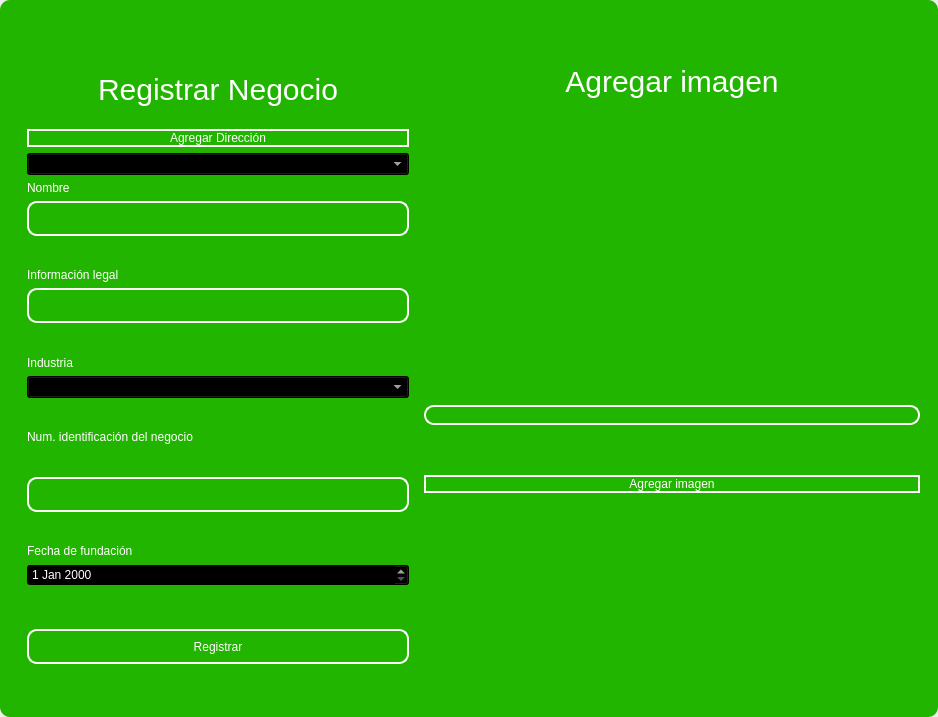
<?xml version="1.0" encoding="UTF-8"?>
<ui version="4.0">
 <class>MainWindow</class>
 <widget class="QMainWindow" name="MainWindow">
  <property name="geometry">
   <rect>
    <x>0</x>
    <y>0</y>
    <width>938</width>
    <height>717</height>
   </rect>
  </property>
  <property name="windowTitle">
   <string>MainWindow</string>
  </property>
  <property name="styleSheet">
   <string notr="true"/>
  </property>
  <widget class="QWidget" name="centralwidget">
   <property name="styleSheet">
    <string notr="true"/>
   </property>
   <layout class="QVBoxLayout" name="verticalLayout">
    <property name="spacing">
     <number>0</number>
    </property>
    <property name="leftMargin">
     <number>0</number>
    </property>
    <property name="topMargin">
     <number>0</number>
    </property>
    <property name="rightMargin">
     <number>0</number>
    </property>
    <property name="bottomMargin">
     <number>0</number>
    </property>
    <item>
     <widget class="QFrame" name="frame">
      <property name="enabled">
       <bool>true</bool>
      </property>
      <property name="styleSheet">
       <string notr="true">QFrame {
	border-radius:10px;
	background-color: rgb(33, 181, 0);
 }
</string>
      </property>
      <property name="frameShape">
       <enum>QFrame::StyledPanel</enum>
      </property>
      <property name="frameShadow">
       <enum>QFrame::Raised</enum>
      </property>
      <layout class="QVBoxLayout" name="verticalLayout_2">
       <item>
        <widget class="QFrame" name="frame_superior">
         <property name="minimumSize">
          <size>
           <width>0</width>
           <height>40</height>
          </size>
         </property>
         <property name="maximumSize">
          <size>
           <width>16777215</width>
           <height>40</height>
          </size>
         </property>
         <property name="styleSheet">
          <string notr="true">QPushButton{
border-radius:18px;
}

QPushButton:hover{
	background-color: rgb(0, 0, 0);
}
</string>
         </property>
         <property name="frameShape">
          <enum>QFrame::StyledPanel</enum>
         </property>
         <property name="frameShadow">
          <enum>QFrame::Raised</enum>
         </property>
         <layout class="QHBoxLayout" name="horizontalLayout_3">
          <property name="spacing">
           <number>4</number>
          </property>
          <property name="leftMargin">
           <number>0</number>
          </property>
          <property name="topMargin">
           <number>0</number>
          </property>
          <property name="rightMargin">
           <number>0</number>
          </property>
          <property name="bottomMargin">
           <number>0</number>
          </property>
          <item>
           <widget class="QPushButton" name="btn_icon">
            <property name="text">
             <string/>
            </property>
            <property name="iconSize">
             <size>
              <width>40</width>
              <height>40</height>
             </size>
            </property>
           </widget>
          </item>
          <item>
           <spacer name="horizontalSpacer_2">
            <property name="orientation">
             <enum>Qt::Horizontal</enum>
            </property>
            <property name="sizeHint" stdset="0">
             <size>
              <width>443</width>
              <height>20</height>
             </size>
            </property>
           </spacer>
          </item>
          <item>
           <widget class="QPushButton" name="bt_minimizar">
            <property name="minimumSize">
             <size>
              <width>38</width>
              <height>38</height>
             </size>
            </property>
            <property name="maximumSize">
             <size>
              <width>38</width>
              <height>38</height>
             </size>
            </property>
            <property name="cursor">
             <cursorShape>PointingHandCursor</cursorShape>
            </property>
            <property name="text">
             <string/>
            </property>
            <property name="icon">
             <iconset>
              <normaloff>image/minus.svg</normaloff>image/minus.svg</iconset>
            </property>
            <property name="iconSize">
             <size>
              <width>38</width>
              <height>38</height>
             </size>
            </property>
           </widget>
          </item>
          <item>
           <widget class="QPushButton" name="bt_maximizar">
            <property name="minimumSize">
             <size>
              <width>38</width>
              <height>38</height>
             </size>
            </property>
            <property name="maximumSize">
             <size>
              <width>38</width>
              <height>38</height>
             </size>
            </property>
            <property name="cursor">
             <cursorShape>PointingHandCursor</cursorShape>
            </property>
            <property name="text">
             <string/>
            </property>
            <property name="icon">
             <iconset>
              <normaloff>image/chevron-up.svg</normaloff>image/chevron-up.svg</iconset>
            </property>
            <property name="iconSize">
             <size>
              <width>38</width>
              <height>38</height>
             </size>
            </property>
           </widget>
          </item>
          <item>
           <widget class="QPushButton" name="bt_restaurar">
            <property name="minimumSize">
             <size>
              <width>38</width>
              <height>38</height>
             </size>
            </property>
            <property name="maximumSize">
             <size>
              <width>38</width>
              <height>38</height>
             </size>
            </property>
            <property name="cursor">
             <cursorShape>PointingHandCursor</cursorShape>
            </property>
            <property name="text">
             <string/>
            </property>
            <property name="icon">
             <iconset>
              <normaloff>image/chevron-down.svg</normaloff>image/chevron-down.svg</iconset>
            </property>
            <property name="iconSize">
             <size>
              <width>38</width>
              <height>38</height>
             </size>
            </property>
           </widget>
          </item>
          <item>
           <widget class="QPushButton" name="bt_cerrar">
            <property name="minimumSize">
             <size>
              <width>38</width>
              <height>38</height>
             </size>
            </property>
            <property name="maximumSize">
             <size>
              <width>38</width>
              <height>38</height>
             </size>
            </property>
            <property name="cursor">
             <cursorShape>PointingHandCursor</cursorShape>
            </property>
            <property name="text">
             <string/>
            </property>
            <property name="icon">
             <iconset>
              <normaloff>image/x.svg</normaloff>image/x.svg</iconset>
            </property>
            <property name="iconSize">
             <size>
              <width>38</width>
              <height>38</height>
             </size>
            </property>
           </widget>
          </item>
         </layout>
        </widget>
       </item>
       <item>
        <widget class="QFrame" name="frame_3">
         <property name="minimumSize">
          <size>
           <width>0</width>
           <height>0</height>
          </size>
         </property>
         <property name="maximumSize">
          <size>
           <width>16777215</width>
           <height>16777215</height>
          </size>
         </property>
         <property name="styleSheet">
          <string notr="true">QLabel {
	color: rgb(255, 255, 254);
	font: 12pt &quot;Arial&quot;;
	background-color: rgba(0, 0, 0,0);
}

QTextEdit{
background-color: rgba(0, 0, 0,0);
border-radius:10px; 
font: 12pt &quot;Arial&quot;;
color: rgb(255, 255, 254);
border: 2px solid  rgb(255, 255, 255);

}

QTextEdit:hover{
background-color: rgba(0, 0, 0,0);
border-radius:10px; 
font: 12pt &quot;Arial&quot;;
border: 2px solid  rgb(120, 0, 171);
}

QTextEdit:focus{
background-color: rgb(0, 0, 0);
border-radius:10px; 
font: 12pt &quot;Arial&quot;;
border: 2px solid rgb(120, 0, 171);
}

QLineEdit{
background-color: rgba(0, 0, 0,0);
border-radius:10px; 
font: 12pt &quot;Arial&quot;;
color: rgb(255, 255, 254);
border: 2px solid  rgb(255, 255, 255);

}

QLineEdit:hover{
background-color: rgba(0, 0, 0,0);
border-radius:10px; 
font: 12pt &quot;Arial&quot;;
border: 2px solid  rgb(120, 0, 171);
}

QLineEdit:focus{
background-color: rgb(0, 0, 0);
border-radius:10px; 
font: 12pt &quot;Arial&quot;;
border: 2px solid rgb(120, 0, 171);
}

QCheckBox{
	font: 12pt &quot;Arial&quot;;
	color: rgb(255, 255, 255);
}

QCheckBox::indicator {
    width: 18px;
    height:18px;
}

QCheckBox::indicator:unchecked {
   background-image: url(image/square.svg);
}

QCheckBox::indicator:checked {
   background-image: url(image/check-square.svg);
}

QPushButton{
border-radius:10px; 
font: 12pt &quot;Arial&quot;;
color: rgb(255, 255, 254);
border: 2px solid #ffffff;
}

QPushButton:hover{
border-radius:10px; 
font: 12pt &quot;Arial&quot;;
color: rgb(255, 255, 255);
border: 2px solid rgb(120, 0, 171);
	background-color: rgb(120, 0, 171);
}
</string>
         </property>
         <property name="frameShape">
          <enum>QFrame::StyledPanel</enum>
         </property>
         <property name="frameShadow">
          <enum>QFrame::Raised</enum>
         </property>
         <layout class="QHBoxLayout" name="horizontalLayout_4">
          <item>
           <layout class="QVBoxLayout" name="verticalLayout_4">
            <property name="rightMargin">
             <number>0</number>
            </property>
            <property name="bottomMargin">
             <number>0</number>
            </property>
            <item>
             <widget class="QLabel" name="label_3">
              <property name="minimumSize">
               <size>
                <width>100</width>
                <height>50</height>
               </size>
              </property>
              <property name="styleSheet">
               <string notr="true">font-size: 30px;
color: rgb(255, 255, 255);</string>
              </property>
              <property name="text">
               <string>Registrar Negocio</string>
              </property>
              <property name="alignment">
               <set>Qt::AlignCenter</set>
              </property>
             </widget>
            </item>
            <item>
             <widget class="QFrame" name="frame_4">
              <property name="maximumSize">
               <size>
                <width>400</width>
                <height>700</height>
               </size>
              </property>
              <property name="styleSheet">
               <string notr="true">QLabel {
	color: rgb(255, 255, 254);
	font: 12pt &quot;Arial&quot;;
	background-color: rgba(0, 0, 0,0);
}

QTextEdit{
background-color: rgba(0, 0, 0,0);
border-radius:10px; 
font: 12pt &quot;Arial&quot;;
color: rgb(255, 255, 254);
border: 2px solid  rgb(255, 255, 255);

}

QTextEdit:hover{
background-color: rgba(0, 0, 0,0);
border-radius:10px; 
font: 12pt &quot;Arial&quot;;
border: 2px solid  rgb(120, 0, 171);
}

QTextEdit:focus{
background-color: rgb(0, 0, 0);
border-radius:10px; 
font: 12pt &quot;Arial&quot;;
border: 2px solid rgb(120, 0, 171);
}

QLineEdit{
background-color: rgba(0, 0, 0,0);
border-radius:10px; 
font: 12pt &quot;Arial&quot;;
color: rgb(255, 255, 254);
border: 2px solid  rgb(255, 255, 255);

}

QLineEdit:hover{
background-color: rgba(0, 0, 0,0);
border-radius:10px; 
font: 12pt &quot;Arial&quot;;
border: 2px solid  rgb(120, 0, 171);
}

QLineEdit:focus{
background-color: rgb(0, 0, 0);
border-radius:10px; 
font: 12pt &quot;Arial&quot;;
border: 2px solid rgb(120, 0, 171);
}

QCheckBox{
	font: 12pt &quot;Arial&quot;;
	color: rgb(255, 255, 255);
}

QCheckBox::indicator {
    width: 18px;
    height:18px;
}

QCheckBox::indicator:unchecked {
   background-image: url(image/square.svg);
}

QCheckBox::indicator:checked {
   background-image: url(image/check-square.svg);
}

QPushButton{
border-radius:10px; 
font: 12pt &quot;Arial&quot;;
color: rgb(255, 255, 254);
border: 2px solid #ffffff;
}

QPushButton:hover{
border-radius:10px; 
font: 12pt &quot;Arial&quot;;
color: rgb(255, 255, 255);
border: 2px solid rgb(120, 0, 171);
	background-color: rgb(120, 0, 171);
}
</string>
              </property>
              <property name="frameShape">
               <enum>QFrame::StyledPanel</enum>
              </property>
              <property name="frameShadow">
               <enum>QFrame::Raised</enum>
              </property>
              <layout class="QVBoxLayout" name="verticalLayout_3">
               <property name="leftMargin">
                <number>9</number>
               </property>
               <property name="topMargin">
                <number>9</number>
               </property>
               <property name="rightMargin">
                <number>9</number>
               </property>
               <property name="bottomMargin">
                <number>9</number>
               </property>
               <item>
                <widget class="QPushButton" name="btn_address">
                 <property name="cursor">
                  <cursorShape>PointingHandCursor</cursorShape>
                 </property>
                 <property name="text">
                  <string>Agregar Dirección</string>
                 </property>
                </widget>
               </item>
               <item>
                <widget class="QComboBox" name="address_combobox">
                 <property name="styleSheet">
                  <string notr="true">color: rgb(255, 255, 255);
background-color: rgb(0, 0, 0);</string>
                 </property>
                </widget>
               </item>
               <item>
                <widget class="QLabel" name="label_4">
                 <property name="text">
                  <string>Nombre</string>
                 </property>
                </widget>
               </item>
               <item>
                <widget class="QLineEdit" name="nametxt">
                 <property name="minimumSize">
                  <size>
                   <width>0</width>
                   <height>35</height>
                  </size>
                 </property>
                 <property name="text">
                  <string/>
                 </property>
                </widget>
               </item>
               <item>
                <spacer name="verticalSpacer_4">
                 <property name="orientation">
                  <enum>Qt::Vertical</enum>
                 </property>
                 <property name="sizeHint" stdset="0">
                  <size>
                   <width>20</width>
                   <height>40</height>
                  </size>
                 </property>
                </spacer>
               </item>
               <item>
                <widget class="QLabel" name="label_5">
                 <property name="text">
                  <string>Información legal</string>
                 </property>
                </widget>
               </item>
               <item>
                <widget class="QLineEdit" name="legal_formtxt">
                 <property name="minimumSize">
                  <size>
                   <width>0</width>
                   <height>35</height>
                  </size>
                 </property>
                 <property name="maximumSize">
                  <size>
                   <width>16777215</width>
                   <height>16777215</height>
                  </size>
                 </property>
                 <property name="echoMode">
                  <enum>QLineEdit::Normal</enum>
                 </property>
                </widget>
               </item>
               <item>
                <spacer name="verticalSpacer_5">
                 <property name="orientation">
                  <enum>Qt::Vertical</enum>
                 </property>
                 <property name="sizeHint" stdset="0">
                  <size>
                   <width>20</width>
                   <height>40</height>
                  </size>
                 </property>
                </spacer>
               </item>
               <item>
                <widget class="QLabel" name="label">
                 <property name="text">
                  <string>Industria</string>
                 </property>
                </widget>
               </item>
               <item>
                <widget class="QComboBox" name="industry_combobox">
                 <property name="styleSheet">
                  <string notr="true">color: rgb(255, 255, 255);
background-color: rgb(0, 0, 0);</string>
                 </property>
                </widget>
               </item>
               <item>
                <spacer name="verticalSpacer">
                 <property name="orientation">
                  <enum>Qt::Vertical</enum>
                 </property>
                 <property name="sizeHint" stdset="0">
                  <size>
                   <width>20</width>
                   <height>40</height>
                  </size>
                 </property>
                </spacer>
               </item>
               <item>
                <widget class="QLabel" name="label_2">
                 <property name="text">
                  <string>Num. identificación del negocio</string>
                 </property>
                </widget>
               </item>
               <item>
                <spacer name="verticalSpacer_6">
                 <property name="orientation">
                  <enum>Qt::Vertical</enum>
                 </property>
                 <property name="sizeHint" stdset="0">
                  <size>
                   <width>20</width>
                   <height>40</height>
                  </size>
                 </property>
                </spacer>
               </item>
               <item>
                <widget class="QLineEdit" name="registration_numbertxt">
                 <property name="minimumSize">
                  <size>
                   <width>0</width>
                   <height>35</height>
                  </size>
                 </property>
                </widget>
               </item>
               <item>
                <spacer name="verticalSpacer_10">
                 <property name="orientation">
                  <enum>Qt::Vertical</enum>
                 </property>
                 <property name="sizeHint" stdset="0">
                  <size>
                   <width>20</width>
                   <height>40</height>
                  </size>
                 </property>
                </spacer>
               </item>
               <item>
                <widget class="QLabel" name="label_7">
                 <property name="text">
                  <string>Fecha de fundación</string>
                 </property>
                </widget>
               </item>
               <item>
                <widget class="QDateEdit" name="founding_datetxt">
                 <property name="styleSheet">
                  <string notr="true">color: rgb(255, 255, 255);
background-color: rgb(0, 0, 0);</string>
                 </property>
                </widget>
               </item>
               <item>
                <spacer name="verticalSpacer_9">
                 <property name="orientation">
                  <enum>Qt::Vertical</enum>
                 </property>
                 <property name="sizeHint" stdset="0">
                  <size>
                   <width>20</width>
                   <height>50</height>
                  </size>
                 </property>
                </spacer>
               </item>
               <item>
                <widget class="QPushButton" name="btn_add">
                 <property name="minimumSize">
                  <size>
                   <width>0</width>
                   <height>35</height>
                  </size>
                 </property>
                 <property name="cursor">
                  <cursorShape>PointingHandCursor</cursorShape>
                 </property>
                 <property name="text">
                  <string>Registrar</string>
                 </property>
                </widget>
               </item>
               <item>
                <spacer name="verticalSpacer_7">
                 <property name="orientation">
                  <enum>Qt::Vertical</enum>
                 </property>
                 <property name="sizeHint" stdset="0">
                  <size>
                   <width>20</width>
                   <height>40</height>
                  </size>
                 </property>
                </spacer>
               </item>
              </layout>
             </widget>
            </item>
           </layout>
          </item>
          <item>
           <layout class="QVBoxLayout" name="verticalLayout_5">
            <property name="spacing">
             <number>50</number>
            </property>
            <property name="bottomMargin">
             <number>1</number>
            </property>
            <item>
             <widget class="QLabel" name="label_9">
              <property name="maximumSize">
               <size>
                <width>16777215</width>
                <height>100</height>
               </size>
              </property>
              <property name="styleSheet">
               <string notr="true">font-size: 30px;
color: rgb(255, 255, 255);</string>
              </property>
              <property name="locale">
               <locale language="Spanish" country="Chile"/>
              </property>
              <property name="text">
               <string>Agregar imagen</string>
              </property>
              <property name="alignment">
               <set>Qt::AlignCenter</set>
              </property>
             </widget>
            </item>
            <item>
             <layout class="QHBoxLayout" name="horizontalLayout">
              <property name="spacing">
               <number>20</number>
              </property>
              <property name="rightMargin">
               <number>0</number>
              </property>
              <item>
               <spacer name="horizontalSpacer_3">
                <property name="orientation">
                 <enum>Qt::Vertical</enum>
                </property>
                <property name="sizeHint" stdset="0">
                 <size>
                  <width>20</width>
                  <height>20</height>
                 </size>
                </property>
               </spacer>
              </item>
              <item>
               <widget class="QLabel" name="image_label">
                <property name="minimumSize">
                 <size>
                  <width>0</width>
                  <height>0</height>
                 </size>
                </property>
                <property name="maximumSize">
                 <size>
                  <width>100</width>
                  <height>100</height>
                 </size>
                </property>
                <property name="frameShape">
                 <enum>QFrame::NoFrame</enum>
                </property>
                <property name="text">
                 <string/>
                </property>
                <property name="alignment">
                 <set>Qt::AlignCenter</set>
                </property>
               </widget>
              </item>
              <item>
               <spacer name="horizontalSpacer">
                <property name="orientation">
                 <enum>Qt::Vertical</enum>
                </property>
                <property name="sizeHint" stdset="0">
                 <size>
                  <width>20</width>
                  <height>20</height>
                 </size>
                </property>
               </spacer>
              </item>
             </layout>
            </item>
            <item>
             <widget class="QLineEdit" name="imagetxt">
              <property name="enabled">
               <bool>false</bool>
              </property>
              <property name="minimumSize">
               <size>
                <width>0</width>
                <height>14</height>
               </size>
              </property>
              <property name="maximumSize">
               <size>
                <width>16777215</width>
                <height>35</height>
               </size>
              </property>
             </widget>
            </item>
            <item>
             <widget class="QPushButton" name="btn_add_image">
              <property name="cursor">
               <cursorShape>PointingHandCursor</cursorShape>
              </property>
              <property name="text">
               <string>Agregar imagen</string>
              </property>
             </widget>
            </item>
            <item>
             <spacer name="verticalSpacer_2">
              <property name="orientation">
               <enum>Qt::Vertical</enum>
              </property>
              <property name="sizeHint" stdset="0">
               <size>
                <width>20</width>
                <height>40</height>
               </size>
              </property>
             </spacer>
            </item>
           </layout>
          </item>
         </layout>
        </widget>
       </item>
      </layout>
     </widget>
    </item>
   </layout>
  </widget>
 </widget>
 <resources/>
 <connections/>
</ui>
